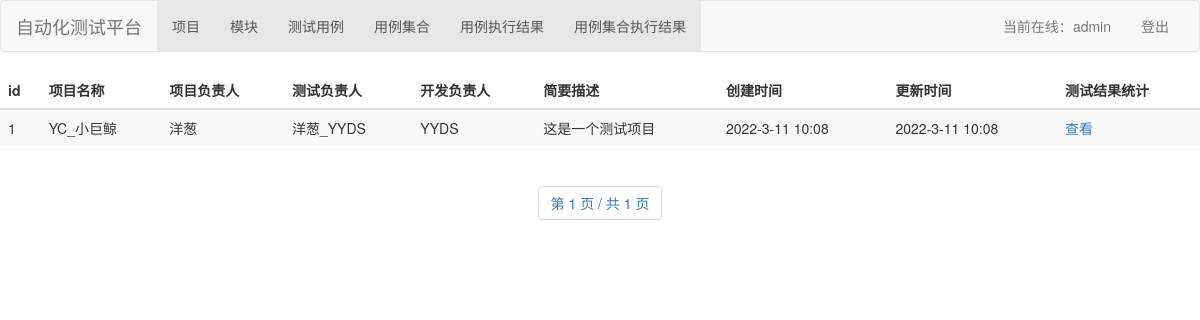
Screenshot of /project/ (signed in) with the database file from the repository.
### interfacetestplatform/models.py (models this page shows)
class Project(models.Model):
    id = models.AutoField(primary_key=True)
    name = models.CharField('项目名称', max_length=50, unique=True, null=False)
    proj_owner = models.CharField('项目负责人', max_length=20, null=False)
    test_owner = models.CharField('测试负责人', max_length=20, null=False)
    dev_owner = models.CharField('开发负责人', max_length=20, null=False)
    desc = models.CharField('项目描述', max_length=100, null=True)
    create_time = models.DateTimeField('项目创建时间', auto_now_add=True)
    update_time = models.DateTimeField('项目更新时间', auto_now=True, null=True)
    def __str__(self):
        return self.name
    class Meta:
        verbose_name = '项目信息表'
        verbose_name_plural = '项目信息表'

### interfacetestplatform/views.py (the view)
# urls.py: path('project/', views.project, name='project'),
@login_required
def project(request):
    print("request.user.is_authenticated: ", request.user.is_authenticated)
    projects = models.Project.objects.filter().order_by('-id')
    print("projects:", projects)
    return render(request, 'project.html', {'projects': get_paginator(request, projects)})

### interfacetestplatform/views.py (called while the page is built)
def get_paginator(request, data):
    paginator = Paginator(data, 10)  # 默认每页展示10条数据
    page = request.GET.get('page')
    try:
        paginator_pages = paginator.page(page)
    except PageNotAnInteger:
        paginator_pages = paginator.page(1)
    except InvalidPage:
        return HttpResponse('找不到页面的内容')
    return paginator_pages

### interfacetestplatform/templates/project.html (shortened to what this page needs)
{% extends 'base.html' %}
{% load static %}
{% block content %}
<div class="table-responsive">
    <table class="table table-striped">
        <thead>
        <tr>
            <th>id</th>
            <th>项目名称</th>
            <th>项目负责人</th>
            <th>测试负责人</th>
            <th>开发负责人</th>
            <th>简要描述</th>
            <th>创建时间</th>
            <th>更新时间</th>
            <th>测试结果统计</th>
        </tr>
        </thead>
        <tbody>
        {% for project in projects %}
        <tr>
            <td>{{ project.id }}</td>
            <td>{{ project.name }}</td>
            <td>{{ project.proj_owner }}</td>
            <td>{{ project.test_owner }}</td>
            <td>{{ project.dev_owner }}</td>
            <td>{{ project.desc }}</td>
            <td>{{ project.create_time|date:"Y-n-d H:i" }}</td>
            <td>{{ project.update_time|date:"Y-n-d H:i" }}</td>
            <td><a href="{% url 'project_statistics' project.id %}"> 查看</a></td>
        </tr>
        {% endfor %}
        </tbody>
    </table>
</div>
<div id="pages" class="text-center">
    <nav>
        <ul class="pagination">
            <li class="step-links">
                <span class="current">
                        第 {{ projects.number }} 页 / 共 {{ projects.paginator.num_pages }} 页</span>
            </li>
        </ul>
    </nav>
</div>
{% endblock %}

### interfacetestplatform/templates/base.html (shortened to what this page needs)
<!DOCTYPE html>
<html lang="zh-CN">
{% load static %}
<head>
    <link href="{% static 'bootstrap/css/bootstrap.min.css' %}" rel="stylesheet">
</head>
<body>
<nav class="navbar navbar-default">
    <div class="container-fluid">
        <div class="navbar-header">
            <a class="navbar-brand" href="/">自动化测试平台</a>
        </div>
        <div class="collapse navbar-collapse" id="my-nav">
            <ul class="nav navbar-nav">
                <li class="active"><a href="/project/">项目</a></li>
                <li class="active"><a href="/module/">模块</a></li>
                <li class="active"><a href="/test_case/">测试用例</a></li>
                <li class="active"><a href="/case_suite/">用例集合</a></li>
                <li class="active"><a href="/test_case_execute_record/">用例执行结果</a></li>
                <li class="active"><a href="/case_suite_execute_record/">用例集合执行结果</a></li>
            </ul>
            <ul class="nav navbar-nav navbar-right">
                {% if request.user.is_authenticated %}
                <li><a href="#">当前在线：{{ request.user.username }}</a></li>
                <li><a href="/logout">登出</a></li>
                {% else %}
                <li><a href="/login">登录</a></li>
                {% endif %}
            </ul>
        </div>
    </div>
</nav>
{% block content %}{% endblock %}
</body>
</html>

### rows the page displays
Project: id "1", name "YC_小巨鲸", proj_owner "洋葱", test_owner "洋葱_YYDS", dev_owner "YYDS", desc "这是一个测试项目", create_time "2022-3-11 10:08", update_time "2022-3-11 10:08"

### other values shown
{{ request.user.username }} "admin"
{{ projects.number }} "1"
{{ projects.paginator.num_pages }} "1"
